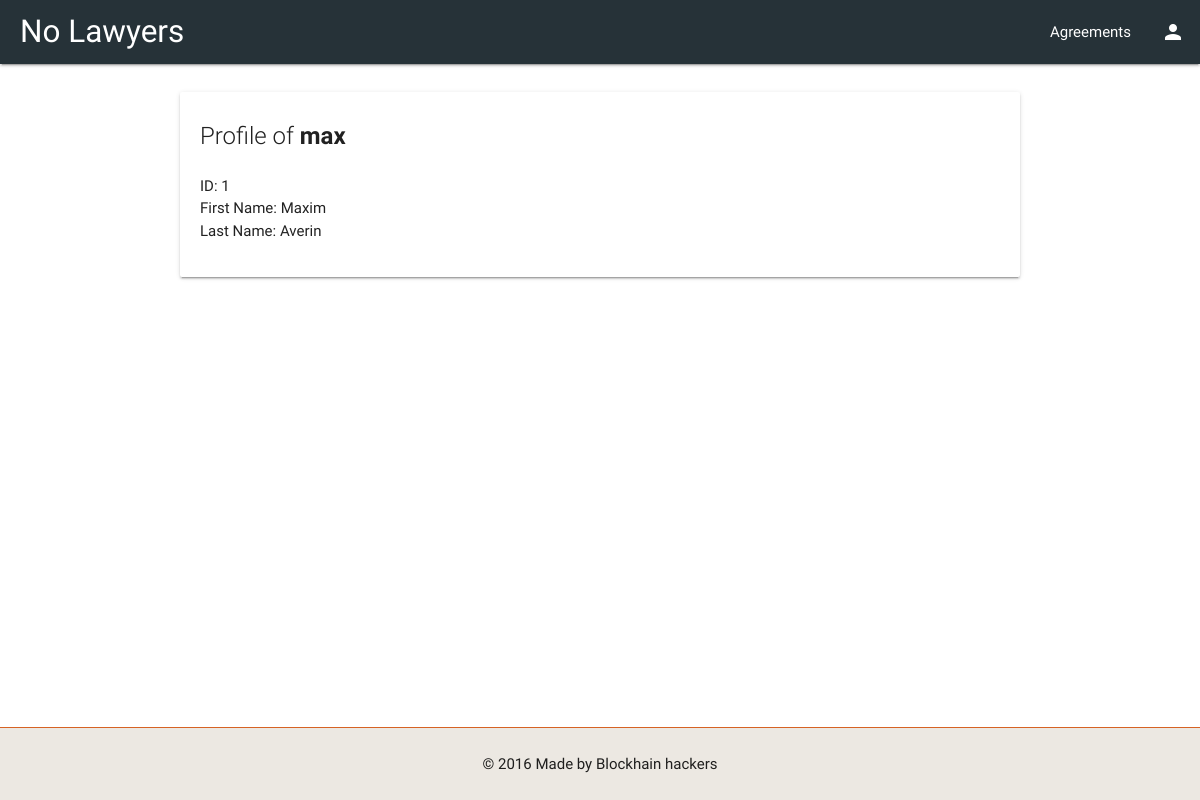
/profiles/1/ (signed in), run on the app's committed database.
### profiles/models.py (models this page shows, shortened)
class Profile(models.Model):
    user = models.OneToOneField(User, on_delete=models.CASCADE)

### profiles/views.py (the view)
# urls.py: url(r"^(?P<id>[0-9]+)/$", views.show, name="show"),
@login_required
def show(request, id):
    try:
        profile = Profile.objects.get(pk=id)
    except User.DoesNotExist:
        return HttpResponseNotFound("User with this ID does not exist")
    return render(request, "profiles/show.html", {
        "profile": profile
    })

### pages/context_processors.py (called while the page is built)
def current_profile(request):
    if request.user.is_authenticated:
        return {
            "current_profile": request.user.profile
        }
    else:
        return {
            "current_profile": None
        }

### templates/profiles/show.html (shortened to what this page needs)
{% extends 'pages.html' %}
{% block content %}
  <div class="container" style="padding-top:20px;">
    <div class="card">
      <div class="card-content">
        <span class="card-title">Profile of <b>{{ profile.user.get_username }}</b></span>
        <ul>
          <li>ID: {{ profile.user.id }}</li>
          <li>First Name: {{ profile.user.first_name }}</li>
          <li>Last Name: {{ profile.user.last_name }}</li>
        </ul>
      </div>
    </div>
  </div>
{% endblock %}

### static/css/main.css (style rules this page uses)
html { height: 100%; }
body { min-height: 100%; display: flex; flex-direction: column; }

### data on the page
Profile: user.get_username "max", user.id "1", user.first_name "Maxim", user.last_name "Averin"
